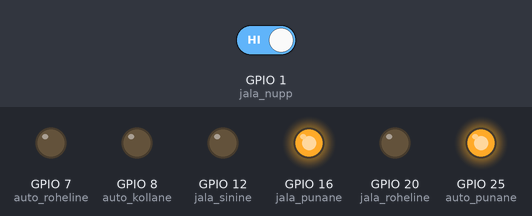
A program run on a simulated Raspberry Pi (BCM pin numbers). On the bench: output pins drawn as LEDs (lit = HIGH). The inputs (shaded band) are chosen by the test bench; at power-on: GPIO 1 (jala_nupp) HIGH.

Above: at 1.2 s.
1.3 s: GPIO 1 (jala_nupp) driven LOW
At 5.5 s:
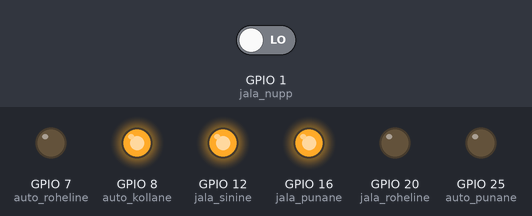
At 6.3 s:
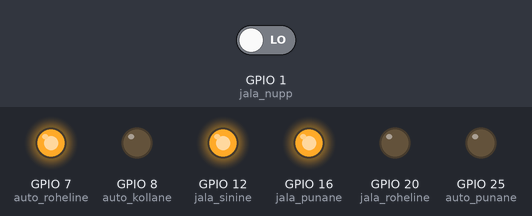
10.4 s: GPIO 1 (jala_nupp) driven HIGH
At 14.3 s:
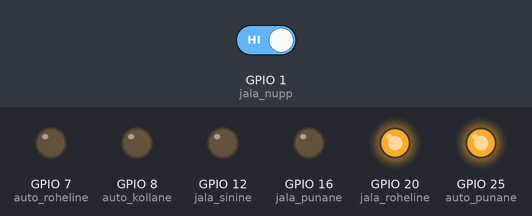
Timing chart, 0 to 34.3 s (numbered marks = the images above; inputs shaded):
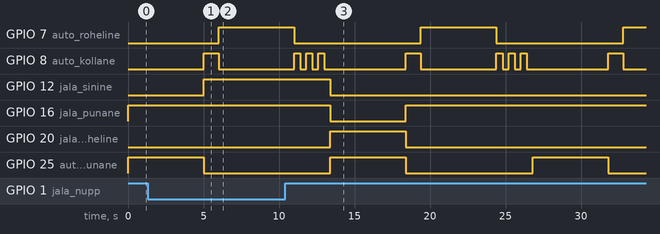

Measured:
- after the input at 1.3 s, GPIO 12 (jala_sinine): LOW → HIGH after 3.7 s
- after the input at 10.4 s, GPIO 12 (jala_sinine): goes on until 13.4 s, then stays LOW; GPIO 16 (jala_punane): goes on until 18.4 s, then stays HIGH; GPIO 20 (jala_roheline): goes on until 18.4 s, then stays LOW
- by itself, GPIO 7 (auto_roheline), GPIO 25 (auto_punane): alternates HIGH for 5.0 s and LOW for 8.4 s

The program:

Polling_valgusfoor.py
```python
import RPi.GPIO as GPIO
import time

GPIO.setmode(GPIO.BCM)
GPIO.setwarnings(False)
GPIO.setup(25, GPIO.OUT)
GPIO.setup(8, GPIO.OUT)
GPIO.setup(7, GPIO.OUT)
GPIO.setup(12, GPIO.OUT)
GPIO.setup(20, GPIO.OUT)
GPIO.setup(16, GPIO.OUT)
GPIO.setup(1, GPIO.IN, pull_up_down=GPIO.PUD_UP)

auto_punane = 25
jala_punane = 16
auto_kollane = 8
auto_roheline = 7
jala_roheline = 20
jala_sinine = 12
jala_nupp = 1

nupp = "off"
try:
    while True:
        GPIO.output(auto_punane, True)
        GPIO.output(jala_punane, True)
        if nupp == "on":
            nupp = "off"
            GPIO.output(jala_sinine, False)
            GPIO.output(jala_punane, False)
            GPIO.output(jala_roheline, True)
        time.sleep(5)
        GPIO.output(16, True)
        if GPIO.input(jala_nupp) == GPIO.LOW:
            nupp = "on"
            GPIO.output(jala_sinine, True)
        GPIO.output(jala_roheline, False)
        GPIO.output(auto_punane, False)
        GPIO.output(auto_kollane, True)
        time.sleep(1)
        if GPIO.input(jala_nupp) == GPIO.LOW:
            nupp = "on"
            GPIO.output(jala_sinine, True)
        GPIO.output(auto_kollane, False)
        GPIO.output(auto_roheline, True)
        time.sleep(5)
        if GPIO.input(jala_nupp) == GPIO.LOW:
            nupp = "on"
            GPIO.output(jala_sinine, True)
        GPIO.output(auto_roheline, False)
        for _ in range(0,3):
            GPIO.output(auto_kollane, True)
            time.sleep(0.4)
            GPIO.output(auto_kollane, False)
            time.sleep(0.4)
        if GPIO.input(jala_nupp) == GPIO.LOW:
            nupp = "on"
            GPIO.output(jala_sinine, True)


except KeyboardInterrupt:
    print("Keyboard interrupt")
except:
    print("Other exception")
finally:
    GPIO.cleanup()
```
